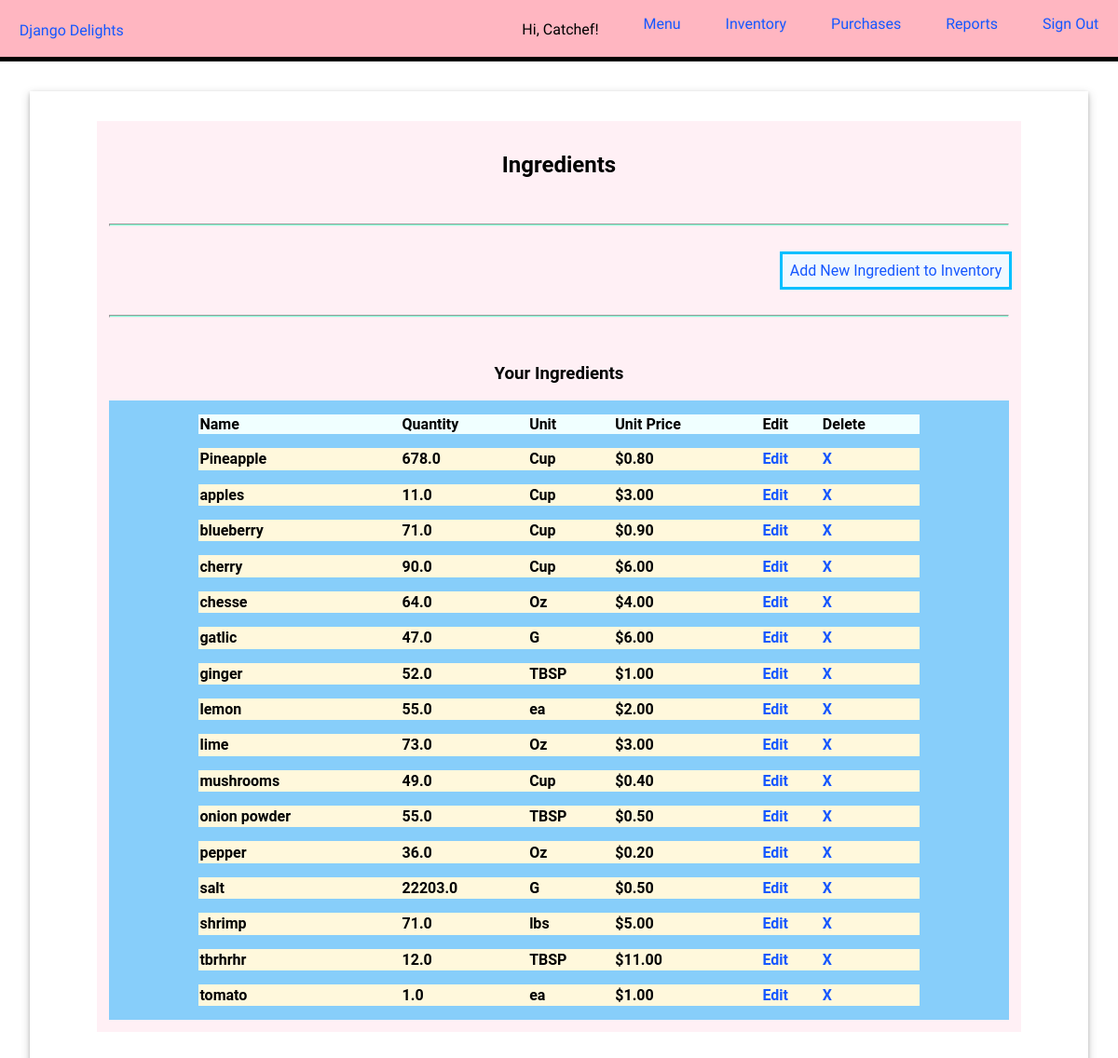
Screenshot of /inventory/ (signed in) with the database file from the repository.
### inventory/models.py (models this page shows, shortened)
class Ingredient(models.Model):
    name = models.CharField(max_length=200, unique=True)
    quantity = models.FloatField(default=0.0)
    unit = models.CharField(max_length=10, choices=UNIT_CHOICES, default="")
    unit_price = models.FloatField(default=0.0)
    class Meta:
        ordering = ["name"]

### inventory/views.py (the view)
# urls.py: path('inventory/', views.IngredientList.as_view(), name="inventory"),
class IngredientList(LoginRequiredMixin, ListView):
    model = Ingredient
    template_name = "inventory/inventory.html"
    def get_context_data(self):
        context = super().get_context_data()
        context["ingredients"] = Ingredient.objects.all()
        return context

### inventory/templates/inventory/inventory.html
{% extends 'base.html' %}
{% load static %}
{% block content %}
<section id="menu" class="i-page">
    <div class="display-head">
    <h2 class="heading-centered">Ingredients</h2>
    <hr/>
    <div class="menu-add">
    <a href="{% url 'add_ingredient' %} ">Add New Ingredient to Inventory</a>
    </div>
</div>
    <hr/>
    <div class="display-items">
            {% if ingredient_list %}
                <h3 class="heading-centered">Your Ingredients</h3>
                <div class="menu-table">
    <table class="table">
        <thead class="table-head-row">
            <tr>
                <th>Name</th>
                <th>Quantity</th>
                <th>Unit</th>
                <th>Unit Price</th>
                <th>Edit</th>
                <th>Delete</th>
            </tr>
        </thead>
        <tbody>
        {% for ingredient in ingredient_list %}
            <tr class="table_row">
                <td>
                   {{ ingredient.name }}
                </td>
                <td>{{ ingredient.quantity }}</td>
                <td>{{ ingredient.unit }}</td>
                <td class="price">${{ ingredient.unit_price|stringformat:".2f" }}</td>
                <td>
                    <a href="{% url "update_ingredient" ingredient.id %}">Edit</a>
                </td>
                <td>
                    <a href="{% url "delete_ingredient" ingredient.id %}">X</a>
                </td>
            </tr>
        {% endfor %}
        </tbody>
    </table>
</div>
    {% else %}
    <p>There are no ingredients in your inventory.</p>
    {% endif %}
</div>
</section>
{% endblock %}

### inventory/templates/base.html (shortened to what this page needs)
{% load static %}
<!DOCTYPE html>
<html>
  <head>
    <link
      rel="stylesheet"
      type="text/css"
      href="{% static 'inventory/styles.css' %}?{% now 'U' %}"
    />
  </head>
  <body>
    <header>
      <div id="navigation" >
          <a class="brand" href="{% url 'home' %}">Django Delights</a>
        <nav class="nav-display">
          <ul class="nav-list">
            {% if user.is_authenticated %}
            <p class="greet">Hi, {{ user.username }}!</p>
            <li class="nav-items"><a href="{% url 'menu' %}">Menu</a></li>
            <li class="nav-items"><a href="{% url 'inventory' %}">Inventory</a></li>
            <li class="nav-items"><a href="{% url 'purchases' %}">Purchases</a></li>
            <li class="nav-items"><a href="{% url 'reports' %}">Reports</a></li>
            <li class="nav-items"><a href="{% url 'logout' %}">Sign Out</a></li>
    {% else %}
          <li><a href="{% url 'login' %}" class=" btn"><li>LOGIN</li></a></li>
          <li><a href="{% url 'signup' %}" class="btn"><li>CREATE ACCOUNT</li></a></li>
      </ul>
    </nav>
  </div>
  {% endif %}
    </header>
    <div class="app">
    <main>{% block content %}{% endblock %}</main>
  </body>
</html>

### inventory/static/inventory/styles.css (style rules this page uses)
body { font-family: "Roboto", sans-serif; margin: auto; }
.brand { font-family: "Playwrite NZ", cursive; font-optical-sizing: auto; flex: auto; }
#navigation { display: flex; align-items: center; padding: 0 1.3rem; }
.nav-display { display: block; }
.nav-list { font-family: "Playwrite NZ", cursive; display: flex; flex-wrap: wrap; gap: 3rem; }
.greet { font-family: "Actor", sans-serif; line-height: 0; }
#menu { display: flex; flex-direction: column; background-color: lavenderblush; padding: 0.8rem; }
.display-head { display: flex; flex-direction: column; }
.heading-centered { align-self: center; }
.menu-add { align-self: end; outline: deepskyblue solid 0.2rem; padding: 0.5rem; background-color: aliceblue; }
.i-page { background-color: lightpink; }
.display-items { display: flex; flex-wrap: wrap; padding: 0; justify-content: space-between; flex-direction: column; }
.menu-table { background-color: lightskyblue; display: flex; justify-content: space-evenly; }
ul { text-decoration: none; list-style: none; }
td { font-weight: bold; }
tbody { background-color: cornsilk; }
thead { background-color: azure; }
hr { margin: 30px 0; padding: 0.023rem; background-color: aquamarine; }
header { background-color: lightpink; border-bottom: 5px solid; width: 100%; height: 3.8rem; }
main { display: flex; flex-direction: column; padding: 0 40px 20px 40px; justify-content: center; }
.app { margin: 2rem; box-shadow: 0 2px 4px 0 rgba(0, 0, 0, 0.2), 0 3px 10px 0 rgba(0, 0, 0, 0.19); padding: 2rem; }
main table { text-align: left; border-collapse: separate; border-spacing: 0 15px; width: 80%; }
a { text-decoration: none; color: #1557ff; }

### rows the page displays
Ingredient: name "Pineapple", quantity "678.0", unit "Cup", unit_price "0.80"
Ingredient: name "apples", quantity "11.0", unit "Cup", unit_price "3.00"
Ingredient: name "blueberry", quantity "71.0", unit "Cup", unit_price "0.90"
Ingredient: name "cherry", quantity "90.0", unit "Cup", unit_price "6.00"
Ingredient: name "chesse", quantity "64.0", unit "Oz", unit_price "4.00"
Ingredient: name "gatlic", quantity "47.0", unit "G", unit_price "6.00"
Ingredient: name "ginger", quantity "52.0", unit "TBSP", unit_price "1.00"
Ingredient: name "lemon", quantity "55.0", unit "ea", unit_price "2.00"
Ingredient: name "lime", quantity "73.0", unit "Oz", unit_price "3.00"
Ingredient: name "mushrooms", quantity "49.0", unit "Cup", unit_price "0.40"
Ingredient: name "onion powder", quantity "55.0", unit "TBSP", unit_price "0.50"
Ingredient: name "pepper", quantity "36.0", unit "Oz", unit_price "0.20"
Ingredient: name "salt", quantity "22203.0", unit "G", unit_price "0.50"
Ingredient: name "shrimp", quantity "71.0", unit "lbs", unit_price "5.00"
Ingredient: name "tbrhrhr", quantity "12.0", unit "TBSP", unit_price "11.00"
Ingredient: name "tomato", quantity "1.0", unit "ea", unit_price "1.00"

### other values shown
{{ user.username }} "Catchef"
